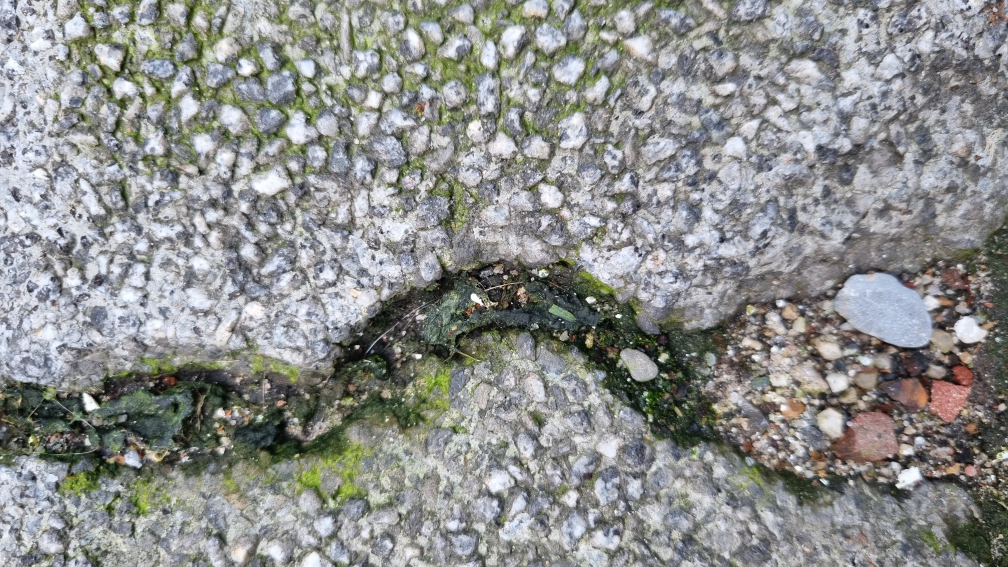
#> input picture Modules/Assets/Drones/Road/Road-01.jpg, 4032 x 2268 px, found by its file name (shown at 1/4 size); its folder holds only this picture in this run
$ python Du.py
#> lines starting #> are read from the running program, lines starting #| are printed output that depends on the picture; after the words box and inside, x2 and y2 are one past the last pixel; in counts of white or black regions, pixels touching at a corner belong together
### Modules/ael.py
#!/usr/bin/env python3
# -*- coding: utf-8 -*-
"""
Created on Tue Oct 31 21:37:40 2023

@author: alyafaraht
"""

#!/usr/bin/env python3
# -*- coding: utf-8 -*-
import os
import imutils
import cv2
import pandas as pd
from PIL import Image
from PIL.ExifTags import TAGS, GPSTAGS
from fractions import Fraction
import osmnx as ox

# Define the folder containing the images
#image_folder_L = "/Users/alyafaraht/Downloads/yes/"

# Function to extract GPS data from an image
def fraction_to_decimal(fraction):
    return float(fraction.numerator) / float(fraction.denominator)

def extract_gps(image_loc):
    img = Image.open(image_loc)
    exif_data = img._getexif()
    if exif_data is not None:
        for tag, value in exif_data.items():
            tag_name = TAGS.get(tag, tag)
            if tag_name == 'GPSInfo':
                gps_info = {}
                for subtag, subvalue in value.items():
                    subtag_name = GPSTAGS.get(subtag, subtag)
                    gps_info[subtag_name] = subvalue
                longitude = gps_info.get('GPSLongitude', None)
                latitude = gps_info.get('GPSLatitude', None)
                if latitude and longitude:
                    lon_deg = fraction_to_decimal(longitude[0])
                    lon_min = fraction_to_decimal(longitude[1])
                    lon_sec = fraction_to_decimal(longitude[2])
                    lon_dir = gps_info.get('GPSLongitudeRef', 'E')
                    lat_deg = fraction_to_decimal(latitude[0])
                    lat_min = fraction_to_decimal(latitude[1])
                    lat_sec = fraction_to_decimal(latitude[2])
                    lat_dir = gps_info.get('GPSLatitudeRef', 'N')
                    longitude_decimal = lon_deg + lon_min / 60 + lon_sec / 3600
                    if lon_dir == 'W':
                        longitude_decimal = -longitude_decimal
                    latitude_decimal = lat_deg + lat_min / 60 + lat_sec / 3600
                    if lat_dir == 'S':
                        latitude_decimal = -latitude_decimal
    data_gps = {'Longitude': [longitude_decimal], 'Latitude': [latitude_decimal]}
    df_gps = pd.DataFrame(data_gps)
    return df_gps

# Function to extract distance data from an image
def extract_distance(image_loc):
    image = cv2.imread(image_loc)
    scale = 0.02  # Adjust this value according to the height of the drones
    gray = cv2.cvtColor(image, cv2.COLOR_BGR2GRAY)
    blur = cv2.GaussianBlur(gray, (15, 15), 0)
    thresh = cv2.threshold(blur, 80, 255, cv2.THRESH_BINARY)[1]
    thresh1 = cv2.erode(thresh, None, iterations=2)
    thresh2 = cv2.dilate(thresh1, None, iterations=2)
    inverted_thresh = cv2.bitwise_not(thresh2)
    cnts = cv2.findContours(inverted_thresh.copy(), cv2.RETR_EXTERNAL, cv2.CHAIN_APPROX_SIMPLE)
    cnts = imutils.grab_contours(cnts)
    c = max(cnts, key=cv2.contourArea)
    extRight = tuple(c[c[:, :, 0].argmax()][0])
    extLeft = tuple(c[c[:, :, 0].argmin()][0])
    left_distance = extLeft[0] * scale
    right_distance = ((image.shape[1] - extRight[0]) * scale)
    if left_distance == 0:
        distance = right_distance
    elif right_distance == 0:
        distance = left_distance
    else:
        distance = max(left_distance, right_distance)
    data_distance = {'Distance': [distance]}
    df_distance = pd.DataFrame(data_distance)
    return df_distance


def call_ael(image_folder_L):
    # Create a list to store DataFrames for each image
    df_list = []

    # Loop through the images in the folder
    for filename in os.listdir(image_folder_L):
        if filename.endswith((".jpg", ".jpeg")):
            image_loc = os.path.join(image_folder_L, filename)
            # Extract GPS coordinates
            df_gps = extract_gps(image_loc)
#> in extract_gps, img is the input picture: PIL image 4032x2268 RGB; mean R, G, B 140.7, 142.3, 140.2
#> in extract_gps, `exif_data = img._getexif()`: exif_data = 50 items
#> the loop in extract_gps, `for tag, value in exif_data.items():` made 50 passes
#> (tag, tag_name, lon_deg, lon_min, lon_sec, lon_dir, lat_deg, lat_min) on pass 1: (34853, 'GPSInfo', 4, 21, 14.44, 'E', 52, 0)
#> in extract_gps, `data_gps = {'Longitude': [longitude_decimal], 'Latitude': [latitude_de..`: data_gps = {'Longitude': [4.35], 'Latitude': [52.02]}
#> in extract_gps, `df_gps = pd.DataFrame(data_gps)`: df_gps = table of 1 rows and 2 columns
#> df_gps = table of 1 rows and 2 columns
            # Extract distance information
            df_distance = extract_distance(image_loc)
#> in extract_distance, `image = cv2.imread(image_loc)`:
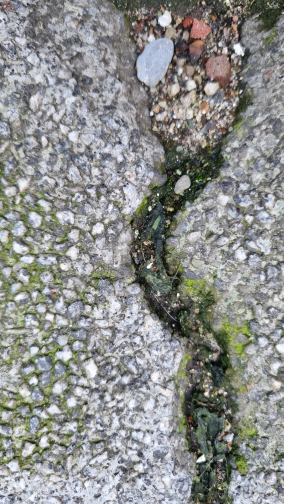
#> image: shape (4032, 2268, 3) (shown at 1/8 size); mean B, G, R 140.2, 142.3, 140.7
#> in extract_distance, `gray = cv2.cvtColor(image, cv2.COLOR_BGR2GRAY)`:
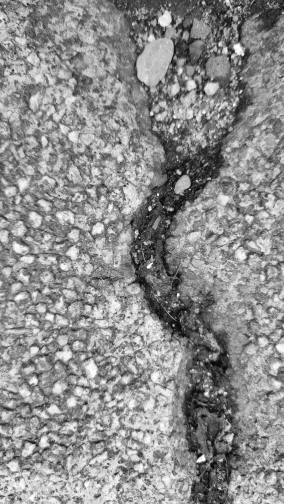
#> gray: shape (4032, 2268) (shown at 1/8 size); min 0, max 255, mean 141.6
#> in extract_distance, `thresh = cv2.threshold(blur, 80, 255, cv2.THRESH_BINARY)[1]`:
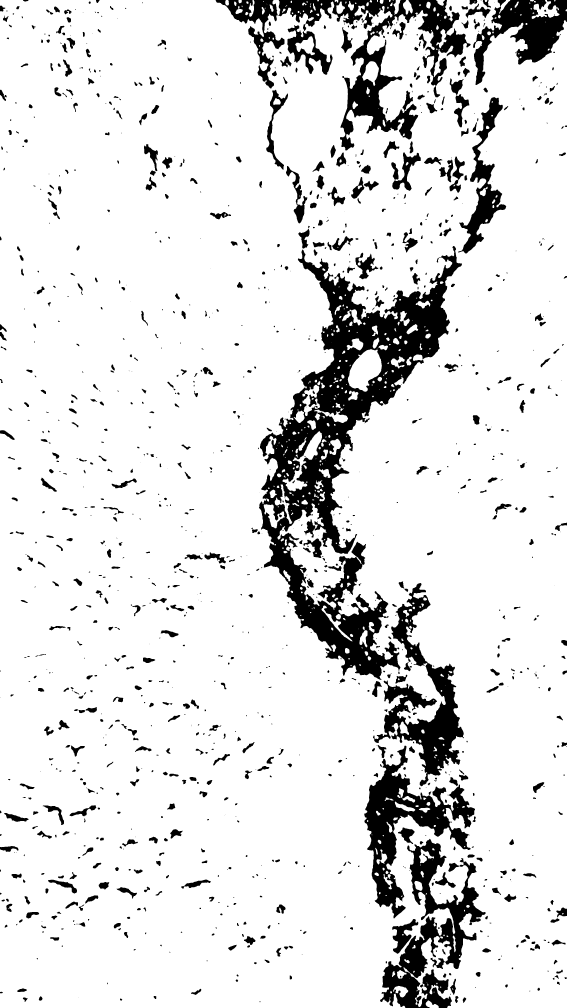
#> thresh: shape (4032, 2268) (shown at 1/4 size); 88% white; 1230 black regions (319 under 20 px), largest, box (x1, y1, x2, y2) and area: (1036, 984, 1848, 2719) 374302, (1113, 0, 1883, 602) 106203, (1520, 3355, 1943, 4032) 92162
#> in extract_distance, `thresh1 = cv2.erode(thresh, None, iterations=2)`:
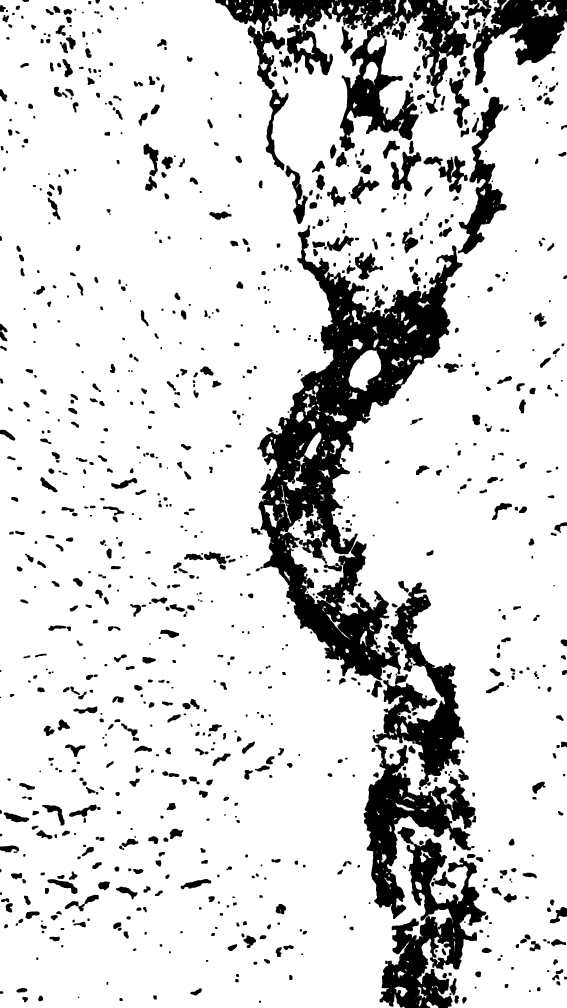
#> thresh1: shape (4032, 2268) (shown at 1/4 size); 84.3% white; 1079 black regions, largest, box (x1, y1, x2, y2) and area: (1030, 901, 1850, 2721) 442032, (861, 0, 1885, 604) 178091, (1518, 3308, 1945, 4032) 121411
#> in extract_distance, `inverted_thresh = cv2.bitwise_not(thresh2)`:
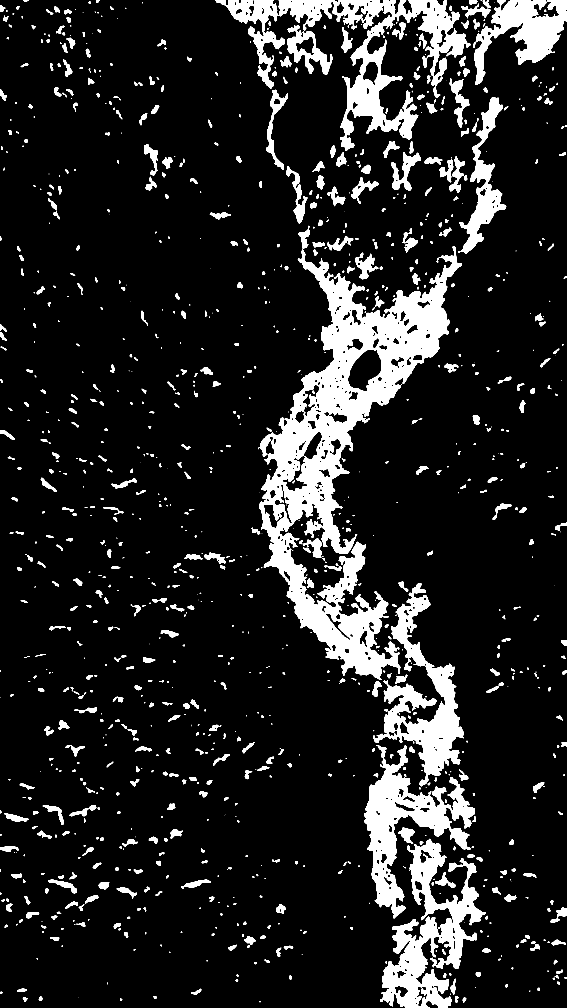
#> inverted_thresh: shape (4032, 2268) (shown at 1/4 size); 12.2% white; 1163 white regions (300 under 20 px)
#> in extract_distance, `cnts = cv2.findContours(inverted_thresh.copy(), cv2.RETR_EXTERNAL, cv2..`: cnts = 1159 contours, 374 with area under 20; largest, box (x1, y1, x2, y2) and area: (1032, 984, 1848, 2719) 446437, (863, 0, 1883, 602) 139956, (1520, 3355, 1943, 4032) 104986, (1457, 2980, 1900, 3674) 94672, (1492, 2332, 1856, 3145) 86070
#> in extract_distance, `c = max(cnts, key=cv2.contourArea)`: c = contour of 5399 points, box (x1, y1, x2, y2) (1032, 984, 1848, 2719), area 446437
#> in extract_distance, `extRight = tuple(c[c[:, :, 0].argmax()][0])`: extRight = (1847, 1057)
#> in extract_distance, `extLeft = tuple(c[c[:, :, 0].argmin()][0])`: extLeft = (1032, 1793)
#> in extract_distance, `left_distance = extLeft[0] * scale`: left_distance = 20.64
#> in extract_distance, `right_distance = ((image.shape[1] - extRight[0]) * scale)`: right_distance = 8.42
#> in extract_distance, `distance = max(left_distance, right_distance)`: distance = 20.64
#> in extract_distance, `data_distance = {'Distance': [distance]}`: data_distance = {'Distance': [20.64]}
#> in extract_distance, `df_distance = pd.DataFrame(data_distance)`: df_distance = table of 1 rows and 1 columns
#> df_distance = table of 1 rows and 1 columns
            # Combine the data into a single DataFrame row
            df_row = pd.concat([df_gps, df_distance], axis=1)
#> df_row = table of 1 rows and 3 columns
            # Append the row to the list
            df_list.append(df_row)

    # Concatenate all the DataFrames in the list
    df_all = pd.concat(df_list, ignore_index=True)
#> df_all = table of 1 rows and 3 columns
    # print(df_all)

    return df_all

### Modules/Du.py
"""
Created on Nov 3 2023

@author: Tingwei Du
"""


import numpy as np
import pandas as pd
import os
import math
import Modules.ael as L


# Define the folder containing the database
data_folder = r'.\Modules\Assets\GPR'
image_folder = r".\Modules\Assets\Drones\Road"
table_ael = L.call_ael(image_folder)
#> table_ael = table of 1 rows and 3 columns


# detect high values
# [50 lines left out: functions detect_high_values, get_index_ranges, not called in this run]


# detect the reamaining width of the road
def calculate_length(point):
    x1, y1 = point
    return y1 - x1
# [55 lines left out: functions get_remaining_length, read_du, call_du, not called in this run]


# print(call_du(data_folder))

$ run again, on Modules/Assets/Drones/Road/testtt.jpg
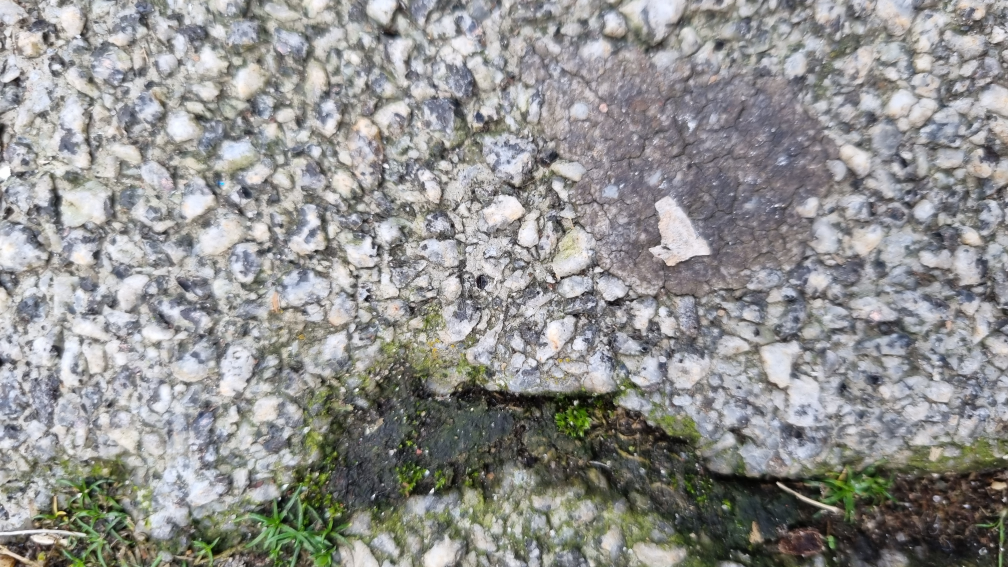
#> input picture Modules/Assets/Drones/Road/testtt.jpg, 4032 x 2268 px, found by its file name (shown at 1/4 size)
#> in extract_gps, img is the input picture: PIL image 4032x2268 RGB; mean R, G, B 145.5, 145.4, 143.5
#> exif_data = 50 items
#> the loop in extract_gps, `for tag, value in exif_data.items():` made 50 passes
#> (tag, tag_name, lon_deg, lon_min, lon_sec, lon_dir, lat_deg, lat_min) on pass 1: (34853, 'GPSInfo', 4, 21, 14.44, 'E', 52, 0)
#> data_gps = {'Longitude': [4.35], 'Latitude': [52.02]}
#> in extract_gps, `df_gps = pd.DataFrame(data_gps)`: df_gps = table of 1 rows and 2 columns
#> in extract_distance, `thresh = cv2.threshold(blur, 80, 255, cv2.THRESH_BINARY)[1]`:
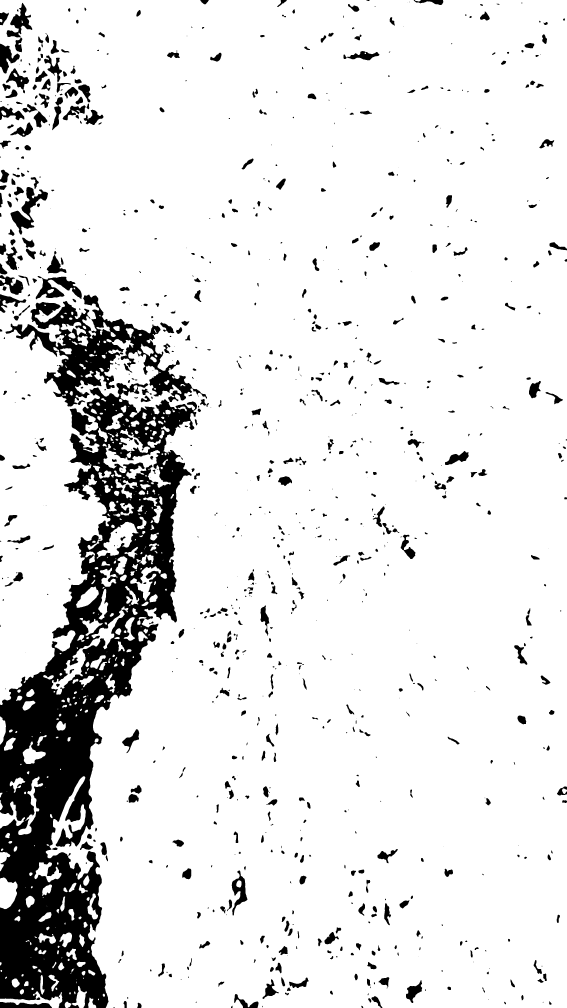
#> thresh: shape (4032, 2268) (shown at 1/4 size); 88.4% white; 954 black regions (211 under 20 px), largest, box (x1, y1, x2, y2) and area: (0, 1532, 788, 4032) 711785, (22, 1179, 828, 1626) 103422, (42, 748, 192, 939) 8937
#> thresh1: shape (4032, 2268); 85.4% white; 846 black regions, largest, box (x1, y1, x2, y2) and area: (0, 1177, 830, 4032) 937163, (40, 706, 194, 941) 12303, (141, 1102, 329, 1199) 10101
#> thresh2: shape (4032, 2268); 88.2% white; 897 black regions (193 under 20 px), largest, box (x1, y1, x2, y2) and area: (0, 1532, 804, 4032) 719692, (22, 1179, 828, 1626) 105932, (42, 748, 192, 939) 9105
#> in extract_distance, `inverted_thresh = cv2.bitwise_not(thresh2)`:
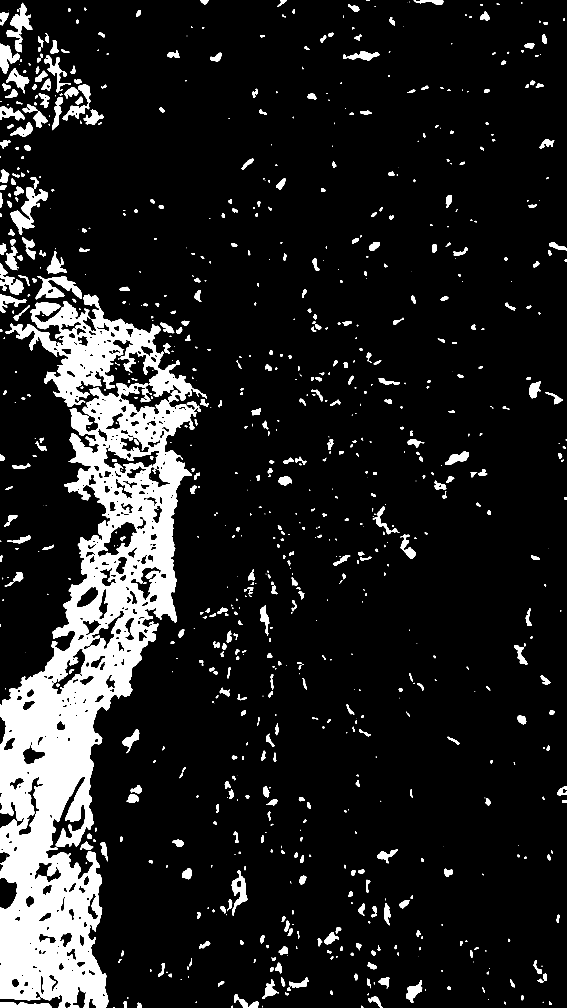
#> inverted_thresh: shape (4032, 2268) (shown at 1/4 size); 11.8% white; 897 white regions (193 under 20 px)
#> cnts = 879 contours, 239 with area under 20; largest, box (x1, y1, x2, y2) and area: (0, 1532, 804, 4032) 862206, (22, 1179, 828, 1626) 115537, (42, 748, 192, 939) 8796, (143, 1104, 327, 1197) 7892, (26, 11, 129, 209) 6368
#> c = contour of 5534 points, box (x1, y1, x2, y2) (0, 1532, 804, 4032), area 862206
#> extRight = (803, 1643)
#> extLeft = (0, 2818)
#> left_distance = 0
#> right_distance = 29.3
#> data_distance = {'Distance': [29.3]}
#> in extract_distance, `df_distance = pd.DataFrame(data_distance)`: df_distance = table of 1 rows and 1 columns
#> df_row = table of 1 rows and 3 columns

$ run again, on Modules/Assets/Drones/Road/testttt.jpg
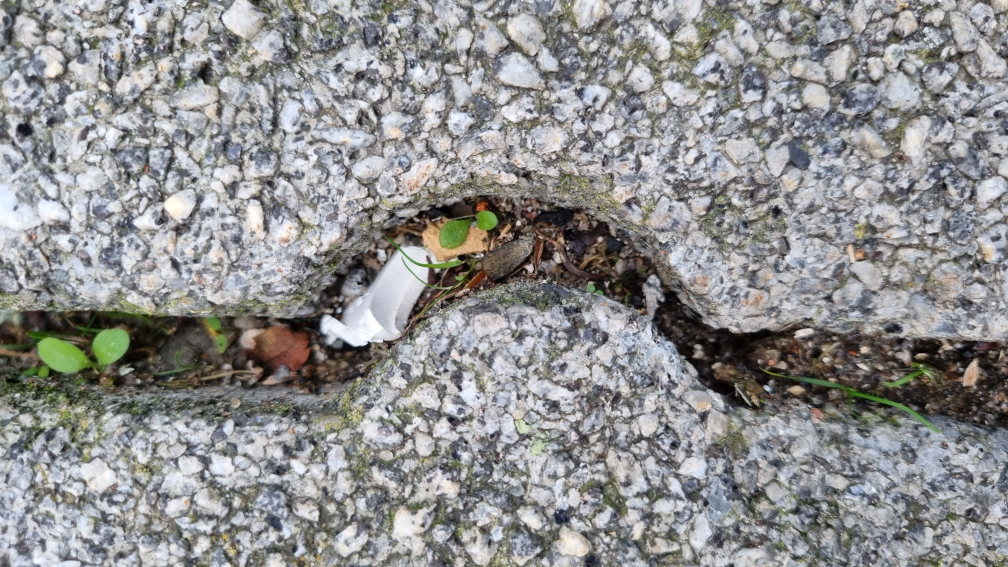
#> input picture Modules/Assets/Drones/Road/testttt.jpg, 4032 x 2268 px, found by its file name (shown at 1/4 size)
#> in extract_gps, img is the input picture: PIL image 4032x2268 RGB; mean R, G, B 143.5, 143.4, 143.6
#> exif_data = 50 items
#> the loop in extract_gps, `for tag, value in exif_data.items():` made 50 passes
#> (tag, tag_name, lon_deg, lon_min, lon_sec, lon_dir, lat_deg, lat_min) on pass 1: (34853, 'GPSInfo', 4, 21, 14.44, 'E', 52, 0)
#> data_gps = {'Longitude': [4.35], 'Latitude': [52.02]}
#> in extract_gps, `df_gps = pd.DataFrame(data_gps)`: df_gps = table of 1 rows and 2 columns
#> in extract_distance, `thresh = cv2.threshold(blur, 80, 255, cv2.THRESH_BINARY)[1]`:
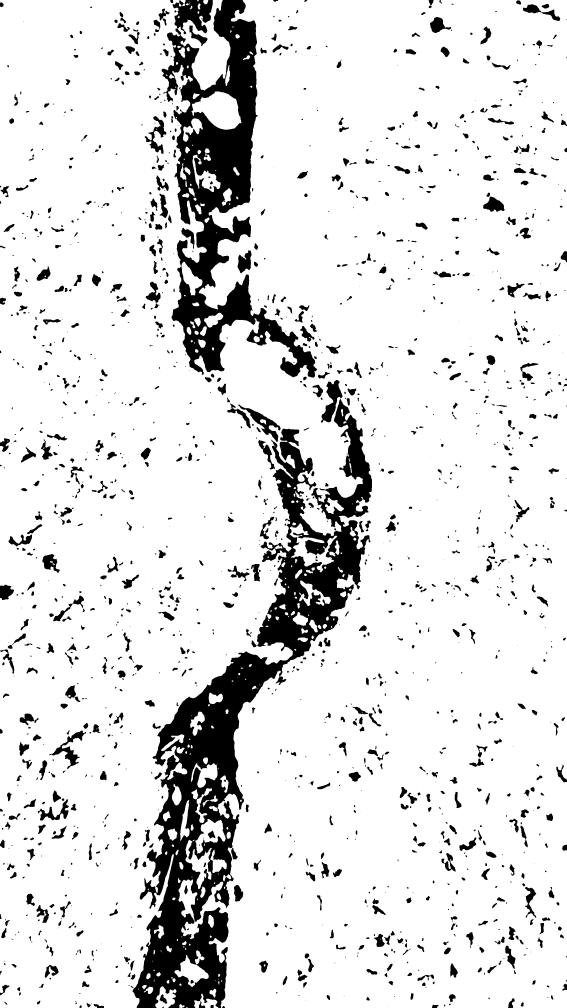
#> thresh: shape (4032, 2268) (shown at 1/4 size); 87.7% white; 1617 black regions (354 under 20 px), largest, box (x1, y1, x2, y2) and area: (530, 1596, 1488, 4032) 497233, (646, 0, 1268, 1510) 291846, (1284, 1520, 1370, 1690) 6370
#> thresh1: shape (4032, 2268); 83.8% white; 1448 black regions, largest, box (x1, y1, x2, y2) and area: (512, 1518, 1490, 4032) 589208, (644, 0, 1270, 1512) 330366, (196, 2920, 346, 3079) 7099
#> thresh2: shape (4032, 2268); 87.6% white; 1538 black regions (333 under 20 px), largest, box (x1, y1, x2, y2) and area: (530, 1520, 1488, 4032) 509480, (646, 0, 1268, 1510) 293858, (953, 1618, 1122, 1768) 5563
#> in extract_distance, `inverted_thresh = cv2.bitwise_not(thresh2)`:
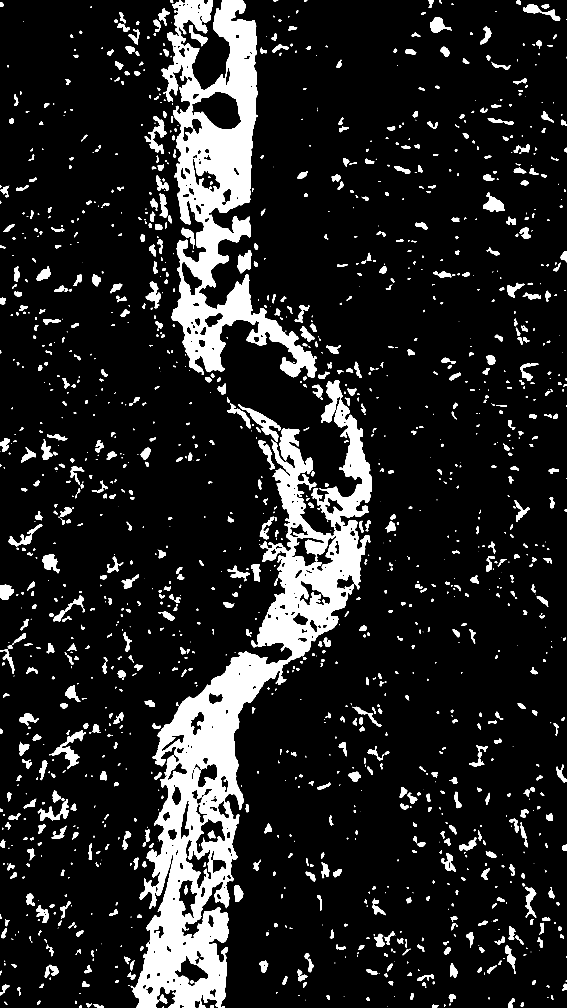
#> inverted_thresh: shape (4032, 2268) (shown at 1/4 size); 12.4% white; 1538 white regions (333 under 20 px)
#> cnts = 1530 contours, 436 with area under 20; largest, box (x1, y1, x2, y2) and area: (530, 1520, 1488, 4032) 602398, (646, 0, 1268, 1510) 338788, (953, 1618, 1122, 1768) 5606, (198, 2922, 344, 3077) 4862, (579, 465, 665, 615) 3800
#> c = contour of 6668 points, box (x1, y1, x2, y2) (530, 1520, 1488, 4032), area 602398
#> extRight = (1487, 1950)
#> extLeft = (530, 3964)
#> left_distance = 10.6
#> right_distance = 15.62
#> data_distance = {'Distance': [15.62]}
#> in extract_distance, `df_distance = pd.DataFrame(data_distance)`: df_distance = table of 1 rows and 1 columns
#> df_row = table of 1 rows and 3 columns
